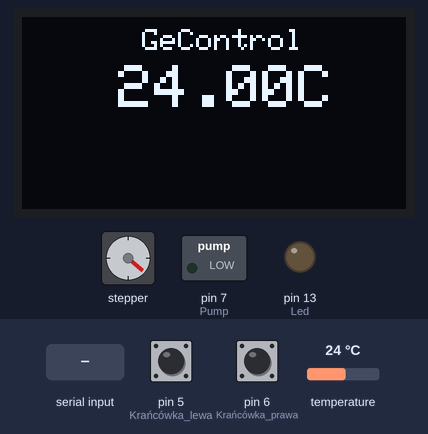
The sketch below on a simulated Arduino Mega 2560, built with avr-gcc and run on an emulated ATmega2560. Shown: 128×64 one-colour display, stepper motor, switched loads named in the sketch (green lamp = pin HIGH), output pins drawn as LEDs (lit = HIGH). The test bench sets the inputs (shaded band); at power-on: temperature 24 °C, pin 5 (Krańcówka_lewa) HIGH, pin 6 (Krańcówka_prawa) HIGH. Stepper angles assume 2048 steps per turn.

Above: at 4.7 s.
4.8 s: "2" received over the second serial link
At 5.3 s:
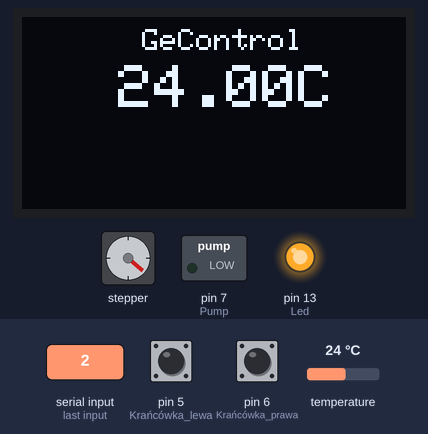
8.1 s: "6" received over the second serial link
At 9.0 s:
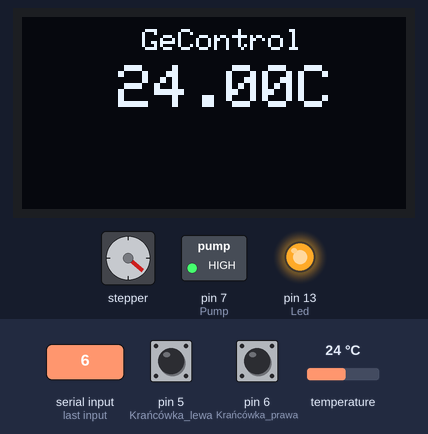
12.9 s: "3" received over the second serial link
At 13.8 s:
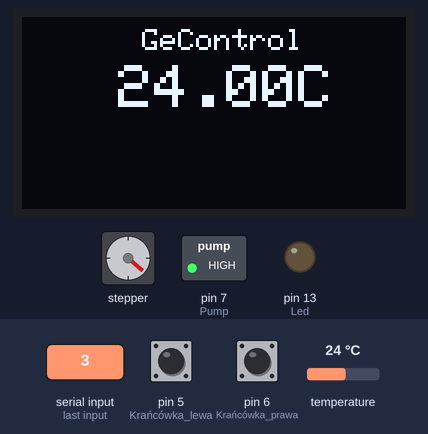
17.6 s: temperature set to 12 °C
At 20.4 s:
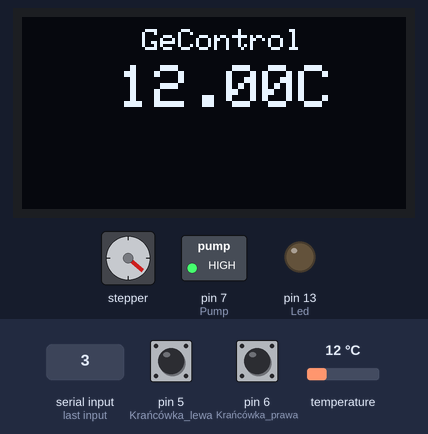
22.4 s: temperature set to 19 °C
At 22.8 s:
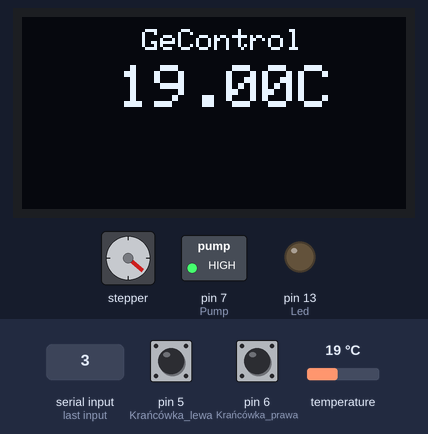
27.1 s: temperature set to 28 °C
At 30.0 s:
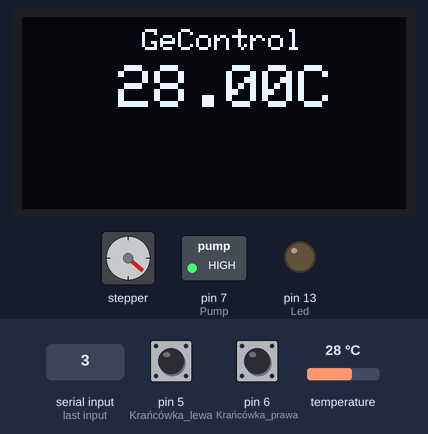
Timing chart, 0 to 31.5 s (numbered marks = the images above; inputs shaded):
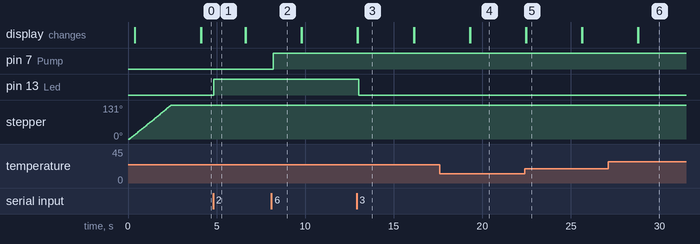

The sketch:

Gecontrol_FinalCode.ino
```cpp
#include <SoftwareSerial.h>                    //Bluetooth (UART)
#include <Adafruit_BMP280.h>                   //Sensor temp i wilgotnosci
#include <Wire.h>                              //Dla interfejsu I2C (BMP280 i SSD1306)
#include <Stepper.h>                           //Silnik krokowy 28BYJ-48 + Sterownik ULN2003
#include <Adafruit_GFX.h>                      //Biblioteka graficzna do ssd1306
#include <Adafruit_SSD1306.h>                  //Wyświetlacz OLED ssd1306

int state;                                     //Zmienna dla bluetooth
int kr1s = digitalRead(6);                     //Stan krańcówki prawej
int kr2s = digitalRead(5);                     //Stan krańcówki lewej
#define Led  13                                //Listwa Led
#define Pump  7                                //Pompa wody

Adafruit_SSD1306 display(4);                   //Ustawienie resetu wyświetlacza na 4. nóżce
Adafruit_BMP280 bmp;                           //I2C Sensor temp i wilgotnosci
Stepper mojSilnik(32, 8, 10, 9, 11);           //Ilość kroków silnika oraz piny Arduino do sterowania silnikiem
SoftwareSerial BTSerial(2, 3);                 //Piny RX i TX do wysyłania i odbierania danych przez Bluetooth


void setup() {

  digitalWrite(Pump, LOW);                     //Wyłączenie pompy
  BTSerial.begin(9600);                        //Bluetooth baud rate: 9600
  pinMode(2, INPUT);                           //Bluetooth RX
  pinMode(3, OUTPUT);                          //Bluetooth TX
  pinMode(5, INPUT);                           //Krańcówka lewa
  pinMode(6, INPUT);                           //Krańcówka prawa
  pinMode(Led, OUTPUT);                        //Listwa led
  pinMode(Pump, OUTPUT);                       //Pompa wody


  bmp.begin();                                      //inicjalizacja czujnika bmp280
  bmp.setSampling(Adafruit_BMP280::MODE_NORMAL,     /* Operating Mode. */
                  Adafruit_BMP280::SAMPLING_X2,     /* Temp. oversampling */
                  Adafruit_BMP280::SAMPLING_X16,    /* Pressure oversampling */
                  Adafruit_BMP280::FILTER_X16,      /* Filtering. */
                  Adafruit_BMP280::STANDBY_MS_500); /* Standby time. */


  display.begin(SSD1306_SWITCHCAPVCC,0x3C);     //Inicjalizacja wyświetlacza oled
  display.clearDisplay();                       //Wyczyszczenie wyświetlacza oled

  OledTemp();                                   //Procedura wyświetlenia temperatury na ssd1306

  kr1s = digitalRead(6);                        //Stan krańcówki prawej
  kr2s = digitalRead(5);                        //Stan krańcówki lewej
  mojSilnik.setSpeed(600);                      //Podajemy prędkość obrotu wyrażona w rpm


  while(kr1s == LOW && kr2s == LOW)
  {
    kr1s = digitalRead(6);                     //Stan krańcówki prawej
    mojSilnik.step(-1);                        //Ruch silnikiem w prawo
  }
  mojSilnik.step(750);                         //ruch silnikiem w lewo do pierwszego leja

}

void loop() {

  BTSerial.print(bmp.readTemperature());       //wysłanie danych temperatury przez bluetooth
  BTSerial.print(" C");

  OledTemp();                                  //Procedura wyświetlenia temperatury na ssd1306

    kr1s = digitalRead(6);                     //Stan krańcówki prawej
    kr2s = digitalRead(5);                     //Stan krańcówki lewej

    for(int i=0;i<=30;i++)
    {
      delay(50);

      if(BTSerial.available() > 0)
      {
      state = BTSerial.read();                 //ustawienie funkcji warunkowej odczytu portu szeregowego
      }

      if (state == '2')
      {
        digitalWrite(Led, HIGH);               //Włączenie listwy led
        delay(50);
      }

      else if (state == '3')
      {
        digitalWrite(Led, LOW);                //Wyłączenie listwy led
        delay(50);
      }

      else if (state == '4')
      {
        for(int i=0;i<1000;i++)
        {
          kr2s = digitalRead(5);               //Stan krańcówki lewej
          if(kr2s == LOW){
          mojSilnik.step(1);}                  //Ruch silnikiem w lewo
        }
        state = 0;
      }

      else if (state == '5')
      {
        for(int i=0;i<1000;i++)
        {
          kr1s = digitalRead(6);               //Stan krańcówki prawej
          if(kr1s == LOW){
          mojSilnik.step(-1);}                 //Ruch silnikiem w prawo
        }
        state = 0;
      }

      else if (state == '6')
      {
        digitalWrite(Pump, HIGH);              //Uruchomienie pompy
        delay(50);
      }

      else if (state == '7')
      {
        digitalWrite(Pump, LOW);               //Wyłączenie pompy
        delay(50);
      }
  }                                            //for 30
}                                              //void loop


void OledTemp()
{
  display.fillRect(32, 16, 100, 126, BLACK);   //Zakrycie przestrzeni w której poprzednio wyświetlała się temperatura
  display.setTextSize(1);                      //Ustawienie wielkości czcionki
  display.setTextColor(WHITE);                 //Ustawienie koloru tekstu na biały
  display.setCursor(40,4);                     //Ustawienie pozycji kursora
  display.print("GeControl");                  //Wyświetlenie napisu
  display.display();                           //Wysłanie ustawień i treści do wyświetlenia na wyświetlaczu
  display.setTextSize(2);                      //Ustawienie wielkości czcionki
  display.setCursor(32,16);                    //Ustawienie pozycji kursora
  display.print(bmp.readTemperature());        //Wyświetlenie temperatury z czujnika bmp280
  display.println("C");
  display.display();                           //Wysłanie ustawień i treści do wyświetlenia na wyświetlaczu
}
```

Measured:
- after the input at 4.8 s, pin 13 (Led): LOW → HIGH at once
- after the input at 8.1 s, pin 7 (Pump): LOW → HIGH after 0.10 s
- after the input at 12.9 s, pin 13 (Led): HIGH → LOW after 0.13 s
- after the input at 17.6 s, the display: first differs from a run without the input after 1.7 s (image 4)
- after the input at 22.4 s, the display: first differs from a run without the input after 0.08 s (image 5)
- after the input at 27.1 s, the display: first differs from a run without the input after 1.7 s (image 6)
- what the display in image 3 shows lasts 3.1 s, from 13.0 s to 16.1 s
